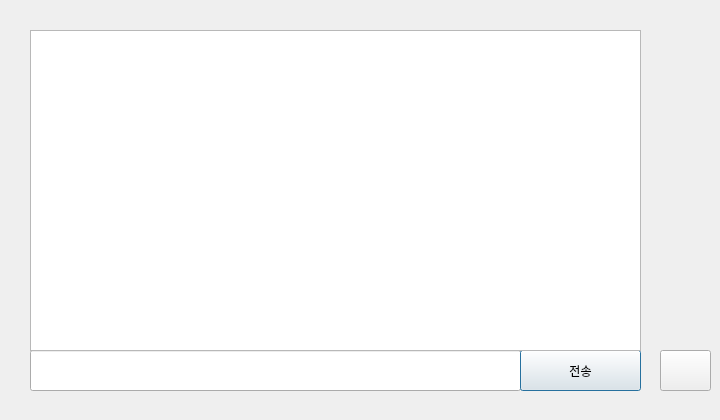
<?xml version="1.0" encoding="UTF-8"?>
<ui version="4.0">
 <class>chat</class>
 <widget class="QDialog" name="chat">
  <property name="geometry">
   <rect>
    <x>0</x>
    <y>0</y>
    <width>720</width>
    <height>420</height>
   </rect>
  </property>
  <property name="windowTitle">
   <string>Dialog</string>
  </property>
  <widget class="QLineEdit" name="chat_edit">
   <property name="geometry">
    <rect>
     <x>30</x>
     <y>350</y>
     <width>491</width>
     <height>41</height>
    </rect>
   </property>
  </widget>
  <widget class="QPushButton" name="chat_btn">
   <property name="geometry">
    <rect>
     <x>520</x>
     <y>350</y>
     <width>121</width>
     <height>41</height>
    </rect>
   </property>
   <property name="text">
    <string>전송</string>
   </property>
  </widget>
  <widget class="QPushButton" name="exit_btn">
   <property name="geometry">
    <rect>
     <x>660</x>
     <y>350</y>
     <width>51</width>
     <height>41</height>
    </rect>
   </property>
   <property name="text">
    <string/>
   </property>
   <property name="icon">
    <iconset>
     <normaloff>:/new/prefix1/img/undo.png</normaloff>:/new/prefix1/img/undo.png</iconset>
   </property>
   <property name="iconSize">
    <size>
     <width>50</width>
     <height>50</height>
    </size>
   </property>
  </widget>
  <widget class="QListWidget" name="chat_list">
   <property name="geometry">
    <rect>
     <x>30</x>
     <y>30</y>
     <width>611</width>
     <height>321</height>
    </rect>
   </property>
   <property name="selectionMode">
    <enum>QAbstractItemView::NoSelection</enum>
   </property>
  </widget>
 </widget>
 <resources/>
 <connections/>
</ui>
